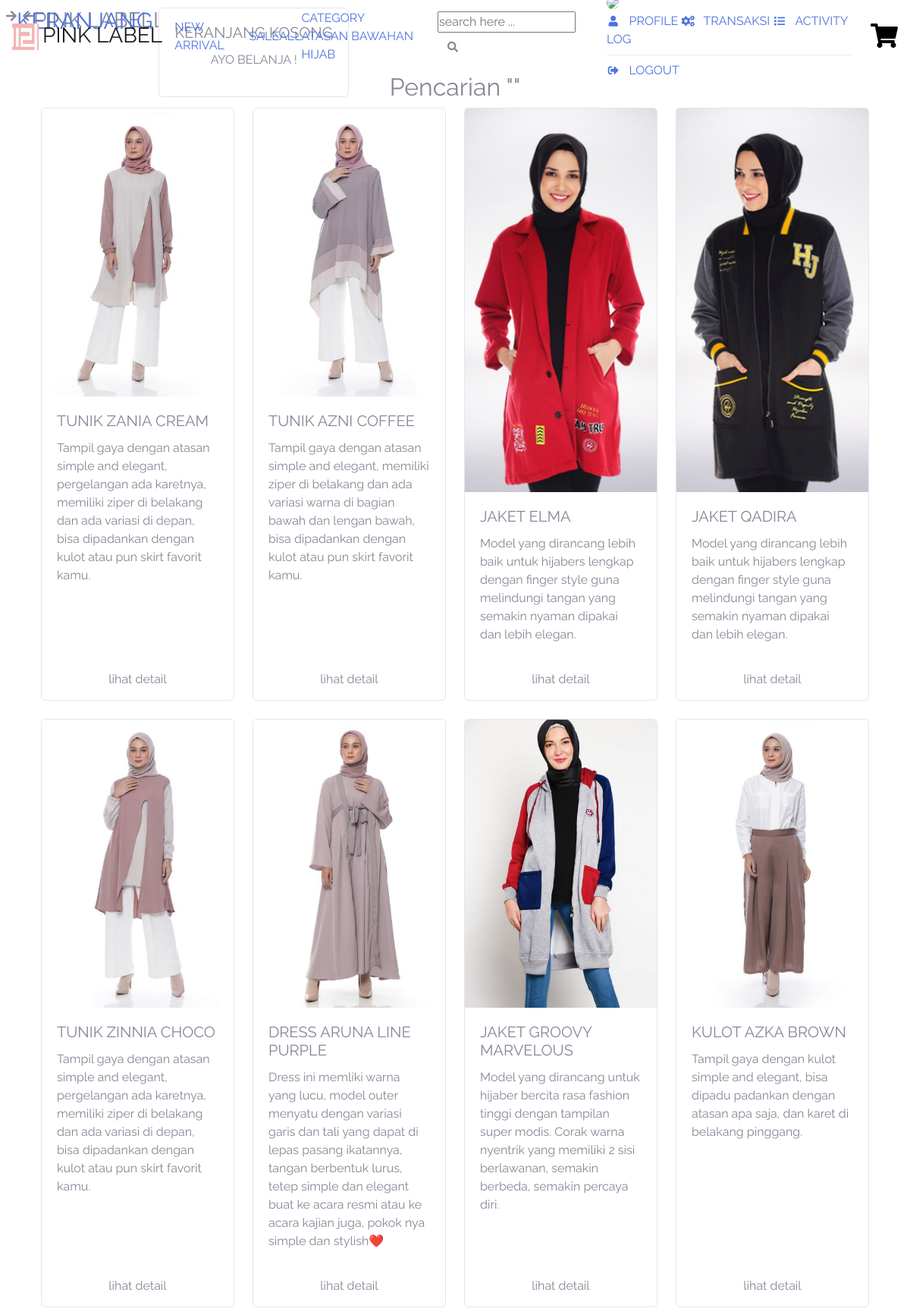
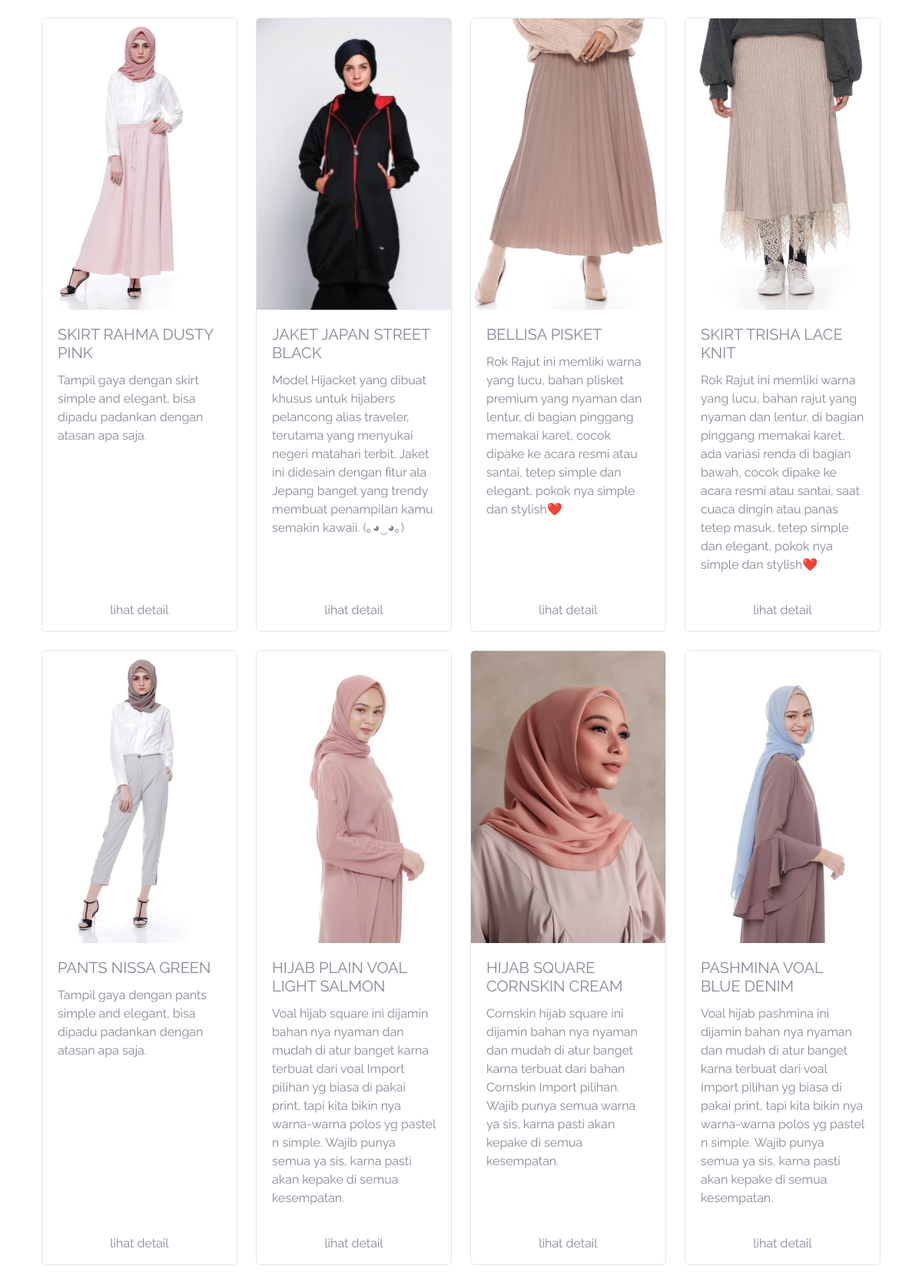
/index.php/search/all (upper part), run on the app's committed database (2 pictures, top to bottom).
### tables this page shows
CREATE TABLE `kategori_produk` (
  `id` int(11) NOT NULL,
  `kategori` varchar(128) NOT NULL
);

CREATE TABLE `produk` (
  `id` int(11) NOT NULL,
  `nama` varchar(128) NOT NULL,
  `id_sub_kategori` int(11) NOT NULL,
  `stok` int(11) NOT NULL,
  `harga` int(11) NOT NULL,
  `deskripsi` varchar(1000) NOT NULL,
  `gambar` varchar(128) NOT NULL,
  `sale` int(1) NOT NULL
);

### application/controllers/search.php (called while the page is built, shortened)
<?php
class Search extends CI_Controller {
	public function all()
	{
		$keyword = $this->input->get('keyword');
		$this->load->model('User_model','user');
		$data['user'] = $this->user->getUser();
		$this->db->like('nama', $keyword);
		$this->db->or_like('deskripsi', $keyword);
		$data['produk'] = $this->db->get('produk')->result_array();
		$this->load->view('templates/header', $data);
		$this->load->view('search/all',$data);
		$this->load->view('templates/footer', $data);
	}
}

### index.php (called while the page is built, shortened)
<?php
require_once BASEPATH.'core/CodeIgniter.php';

### application/views/search/all.php (the view)
<section id="atasan" class="pt-5 mt-5 position-relative">
  <div class="container">
  		<h1 class="text-center h2">Pencarian "<?php echo $this->input->get('keyword')?>"</h1>
      <div class="row">
		<?php foreach($produk as $p): ?>
          <div class="col-lg-3 col-6 mb-4">
            <div class="card h-100">
              <img src="<?= base_url('assets/img/item/').$p['gambar']; ?>" class="card-img-top" alt="...">
              <div class="card-body">
                <h5 class="card-title"><?= $p['nama']; ?></h5>
                <p class="card-text"><?= $p['deskripsi']; ?></p>
              </div>
              <?php $id=$p['id'] ?>
              <a href="<?= base_url('produk/detail/') . $id; ?>" class="stretched-link mx-2 my-2 btn btn-pink">lihat detail</a>
            </div>
          </div>
       	<?php endforeach; ?>
      </div>
  </div>
</section>

### application/views/templates/header.php (shortened to what this page needs)
<!DOCTYPE html>
<html lang="en">
<head>
  <link href="<?= base_url('assets/'); ?>css/bootstrap.min.css" rel="stylesheet" type="text/css">
  <link href="<?= base_url('assets/'); ?>css/sb-admin-2.min.css" rel="stylesheet" type="text/css">
  <link href="<?= base_url('assets/'); ?>vendor/fontawesome-free/css/all.min.css" rel="stylesheet" type="text/css">
  <link href="<?= base_url('assets/'); ?>css/pinklabel.css" rel="stylesheet" type="text/css">
</head>
<body>
  <nav id="sidebar">
    <div id="dismiss">
        <i class="fas fa-arrow-left"></i>
    </div>
    <div class="sidebar-header">
        <h3>Pink Labell</h3>
    </div>
    <ul class="list-unstyled components">
        <li>
            <a href="#">Beranda</a>
          </li>
        <li>
            <a href="#">Semua Produk</a>
        </li>
        <li>
            <a href="<?= base_url('sale'); ?>">Sale</a>
        </li>
        <li>
            <a href="#pageSubmenu" data-toggle="collapse" aria-expanded="false">Kategori</a>
        </li>
    </ul>
</nav>
<nav id="sidebar2" class="pr-3 pl-2">
    <div id="dismiss2">
        <i class="fas fa-arrow-right"></i>
    </div>
    <div class="sidebar-header">
        <a href="<?= base_url('keranjang'); ?>" class="h3 nav-link-pink" style="font-size: 30px;">KERANJANG</a>
    </div>
    <?php if($user['role_id'] == 3) :?>
    <div class="container mt-4">
      <div class="row justify-content-center">
        <div class="col text-center">
          <p style="color:black">anda belum login</p>
          <a class="nav-link-pink"href="<?php echo base_url('auth') ?>">LOGIN</a>
          <hr>
          <a class="nav-link-pink" href="<?=base_url('auth/register'); ?>">REGISTER</a>
        </div>
      </div>
    </div>
    <?php else: ?>
    <?php $keranjang= $this->db->get_where('keranjang',['id_user' => $user['id']])->result_array(); ?>
     <ul class="list-unstyled components bg-pink">
        <?php if($keranjang): ?>
          <?php
            $total = 0;
          foreach ($keranjang as $ker) {
            $total += $ker['total_harga'];
          }
          ?>
        <li class="ml-2 text-center">
          <div class="card border-checkout mb-3">
          <div class="card-body text-checkout">
            <h5 class="card-title">Total Harga</h5>
            <p class="card-text totalkeranjang">Rp. <?= $total; ?></p>
          </div>
          <div class="card-footer bg-transparent border-checkout"><a href="<?= base_url('checkout'); ?>" class="btn btn-outline-checkout" style="color: black;">checkout</a></div>
        </div>
        </li>
        <?php else: ?>
        <li class="ml-2 text-center">
          <div class="card border-checkout mb-3">
          <div class="card-body text-checkout">
            <h5 class="card-title">Keranjang KOSONG</h5>
            <p>AYO BELANJA !</p>
          </div>
        </div>
        </li>
        <?php endif; ?>
    </ul>
    <?php endif; ?>
</nav>
<div class="wrapper">
  <div id="content">
  <nav class="navbar navbar-expand navbar-light bg-pink mb-4 fixed-top">
    <a class="navbar-brand logo-label-pink mt-1 d-none d-sm-inline-block" href="<?= base_url(); ?>">
      <img class="mb-1 d-none d-md-inline" src="<?= base_url('assets/'); ?>img/bg/logo.png" width="35" height="35" alt="">
      <span class="h3">Pink Label</span>
    </a>
    <a class="nav-link-pink d-none d-xl-inline" href="">New Arrival</a>
    <a class="nav-link-pink d-none d-xl-inline" href="<?= base_url('sale'); ?>">Sale</a>
    <a class="nav-link-pink d-none d-xl-inline" href="<?= base_url('seluruh_koleksi'); ?>">All</a>
    <div class="dropdown-nav-pink d-none d-xl-inline-block position-relative">
      <a class="nav-link-pink" href="<?= base_url('seluruh_koleksi'); ?>">Category</a>
      <div class="dropdown-kategori-pink">
          <?php $kategori = $this->db->get('kategori_produk')->result_array(); ?>
          <?php foreach($kategori as $k): ?>
            <a class="dropdown-item-pink" href="<?= base_url('koleksi/').$k['kategori']; ?>"> <?= $k['kategori']; ?> </a>
          <?php endforeach; ?>
      </div>
    </div>
    <form class="d-inline-block" action="<?php echo base_url('search/all') ?>" method="get">
      <input type="text" name="keyword" class="input-search-pink" placeholder="search here ..." >
      <div class="d-inline-block">
        <button class="btn btn-pink-search" type="submit">
          <i class="fas fa-search fa-sm"></i>
        </button>
      </div>
    </form>
    <?php if($user['role_id'] == 3): ?>
      <a class="nav-link-pink d-none d-xl-inline" href="<?= base_url('auth'); ?>">Login</a>
      <div style="height: 20px;"class="pink-divider mx-0"></div>
      <a class="nav-link-pink d-none d-xl-inline" href="<?= base_url('auth/register'); ?>">Register</a>
    <?php else: ?>
    <div class="dropdown-nav-pink mx-2 d-inline-block position-relative">
      <a href="#" class="dropbtn-pink">
        <img class="img-profile-pink rounded-circle" src="<?= base_url('assets/img/profile/') . $user['gambar']; ?>">
      </a>
      <div class="dropdown-content-pink">
          <a class="dropdown-item-pink" href="#">
            <i class="fas fa-user fa-sm fa-fw mr-2 "></i>
            Profile
          </a>
          <a class="dropdown-item-pink" href="<?php echo base_url('transaksi') ?>">
            <i class="fas fa-cogs fa-sm fa-fw mr-2 "></i>
            transaksi
          </a>
          <a class="dropdown-item-pink" href="#">
            <i class="fas fa-list fa-sm fa-fw mr-2 "></i>
            Activity Log
          </a>
          <div class="dropdown-divider"></div>
          <a class="dropdown-item-pink" href="#" data-toggle="modal" data-target="#logoutModal">
            <i class="fas fa-sign-out-alt fa-sm fa-fw mr-2 "></i>
            Logout
          </a>
      </div>
    </div>
    <?php endif; ?>
    <button id="sidebarCollapse2" class="ml-0 d-inline" style="border:none; background: none;">
      <i style="color:black;" class="fas fa-2x fa-shopping-cart"></i>
    </button>
  </nav>

### assets/css/pinklabel.css (style rules this page uses)
* { margin: 0; padding: 0; box-sizing: border-box; font-family: 'Raleway', sans-serif ; }
nav { display: flex; position: fixed; z-index: 5; top: 0; left: 0; width: 100%; height: 12vh; background: none; padding: 10px 30px 10px; transition: all .3s ease-out; text-transform: uppercase; }
.card img { display: block; max-width: 100%; height: auto; }

### data on the page
kategori_produk: kategori "ATASAN"
kategori_produk: kategori "BAWAHAN"
kategori_produk: kategori "HIJAB"
produk: gambar (picture), nama "TUNIK ZANIA CREAM", deskripsi "Tampil gaya dengan atasan simple and elegant, pergelangan ada karetnya, memiliki ziper di belakang dan ada variasi di depan, bisa dipadankan dengan kulot atau pun skirt favorit kamu."
produk: gambar (picture), nama "TUNIK AZNI COFFEE", deskripsi "Tampil gaya dengan atasan simple and elegant, memiliki ziper di belakang dan ada variasi warna di bagian bawah dan lengan bawah, bisa dipadankan dengan kulot atau pun skirt favorit kamu."
produk: gambar (picture), nama "JAKET ELMA", deskripsi "Model yang dirancang lebih baik untuk hijabers lengkap dengan finger style guna melindungi tangan yang semakin nyaman dipakai dan lebih elegan."
produk: gambar (picture), nama "JAKET QADIRA", deskripsi "Model yang dirancang lebih baik untuk hijabers lengkap dengan finger style guna melindungi tangan yang semakin nyaman dipakai dan lebih elegan."
produk: gambar (picture), nama "TUNIK ZINNIA CHOCO", deskripsi "Tampil gaya dengan atasan simple and elegant, pergelangan ada karetnya, memiliki ziper di belakang dan ada variasi di depan, bisa dipadankan dengan kulot atau pun skirt favorit kamu."
produk: gambar (picture), nama "DRESS ARUNA LINE PURPLE", deskripsi "Dress ini memliki warna yang lucu, model outer menyatu dengan variasi garis dan tali yang dapat di lepas pasang ikatannya, tangan berbentuk lurus, tetep simple dan elegant buat ke acara resmi atau ke acara kajian juga, pokok nya simple dan stylish❤️"
produk: gambar (picture), nama "JAKET GROOVY MARVELOUS", deskripsi "Model yang dirancang untuk hijaber bercita rasa fashion tinggi dengan tampilan super modis. Corak warna nyentrik yang memiliki 2 sisi berlawanan, semakin berbeda, semakin percaya diri."
produk: gambar (picture), nama "KULOT AZKA BROWN", deskripsi "Tampil gaya dengan kulot simple and elegant, bisa dipadu padankan dengan atasan apa saja, dan karet di belakang pinggang."
produk: gambar (picture), nama "SKIRT RAHMA DUSTY PINK", deskripsi "Tampil gaya dengan skirt simple and elegant, bisa dipadu padankan dengan atasan apa saja."
produk: gambar (picture), nama "JAKET JAPAN STREET BLACK", deskripsi "Model Hijacket yang dibuat khusus untuk hijabers pelancong alias traveler, terutama yang menyukai negeri matahari terbit. Jaket ini didesain dengan fitur ala Jepang banget yang trendy membuat penampilan kamu semakin kawaii. (｡◕‿◕｡)"
produk: gambar (picture), nama "BELLISA PISKET", deskripsi "Rok Rajut ini memliki warna yang lucu, bahan plisket premium yang nyaman dan lentur, di bagian pinggang memakai karet, cocok dipake ke acara resmi atau santai, tetep simple dan elegant, pokok nya simple dan stylish❤️"
produk: gambar (picture), nama "SKIRT TRISHA LACE KNIT", deskripsi "Rok Rajut ini memliki warna yang lucu, bahan rajut yang nyaman dan lentur, di bagian pinggang memakai karet, ada variasi renda di bagian bawah, cocok dipake ke acara resmi atau santai, saat cuaca dingin atau panas tetep masuk, tetep simple dan elegant, pokok nya simple dan stylish❤️"
produk: gambar (picture), nama "PANTS NISSA GREEN", deskripsi "Tampil gaya dengan pants simple and elegant, bisa dipadu padankan dengan atasan apa saja."
produk: gambar (picture), nama "HIJAB PLAIN VOAL LIGHT SALMON", deskripsi "Voal hijab square ini dijamin bahan nya nyaman dan mudah di atur banget karna terbuat dari voal Import pilihan yg biasa di pakai print, tapi kita bikin nya warna-warna polos yg pastel n simple. Wajib punya semua ya sis, karna pasti akan kepake di semua kesempatan."
produk: gambar (picture), nama "HIJAB SQUARE CORNSKIN CREAM", deskripsi "Cornskin hijab square ini dijamin bahan nya nyaman dan mudah di atur banget karna terbuat dari bahan Cornskin Import pilihan. Wajib punya semua warna ya sis, karna pasti akan kepake di semua kesempatan."
produk: gambar (picture), nama "PASHMINA VOAL BLUE DENIM", deskripsi "Voal hijab pashmina ini dijamin bahan nya nyaman dan mudah di atur banget karna terbuat dari voal Import pilihan yg biasa di pakai print, tapi kita bikin nya warna-warna polos yg pastel n simple. Wajib punya semua ya sis, karna pasti akan kepake di semua kesempatan."
